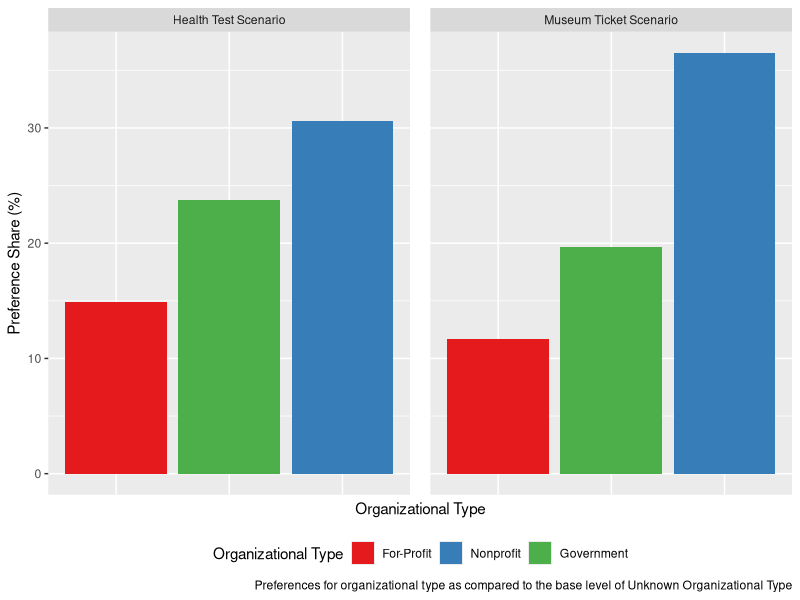

This chart was generated by the following R code:

getwd()
setwd("/Users/cs87/Desktop/GitHub")

require(dplyr)
require(ggplot2)
require(tidyr)
require(scales)
require(readxl)
require(RColorBrewer)
require(forcats)


MarketShareOrg <- read_excel("OrgType_Simulator.xlsx")

MarketShareOrg <- MarketShareOrg %>%
  mutate(orgtype_cat = factor(orgtype, levels = c(1, 2, 3), labels = c("For-Profit", "Nonprofit", "Government"), ordered = TRUE))
MarketShareOrg$orgtype <- factor(MarketShareOrg$orgtype, levels = c(1, 3, 2), ordered = TRUE)

ggplot(MarketShareOrg,aes(x = orgtype, y = ms, fill=factor(orgtype_cat))) +
  geom_bar(stat="identity") +
  #geom_errorbar(aes(ymin=mslb2, ymax=msub2), width=.1, color="black", position = position_dodge(width = 0.5)) +
  facet_grid(~scenario, scales = "free", space = "free") +
  scale_fill_brewer(palette = "Set1") +
  labs(x = "Organizational Type",  
       y = "Preference Share (%)",  
       fill = "Organizational Type",
      caption="Preferences for organizational type as compared to the base level of Unknown Organizational Type")+
  theme(legend.position = "bottom", axis.text.x=element_blank(), axis.ticks.x =element_blank(), panel.spacing.x = unit(1, "lines")) 


